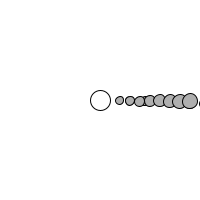
Frame 1 (no input)
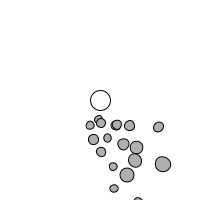
Frame 60 (the mouse pressed at the canvas centre just before this capture)
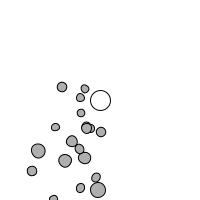
Frame 120 (the mouse held since frame 60 and released just before this capture)

The Processing sketch that drew these frames (run headless with seeded random() and noise(); from frame 60 on, the mouse is pressed at the canvas centre):

// Processing sketch: exercise_14_10
// ── exercise_14_10.pde
// An array of 8 planet objects
Planet[] planets = new Planet[8];

void setup() {
  size(200, 200);

  for (int i = 0; i < planets.length; i++) {
    random(4);
    planets[i] = new Planet(20 + i*10, i + 8, randomAmountOfMoons());
  }
}
void draw() {
  background(255);
  // Drawing the Sun
  pushMatrix();
  translate(width/2, height/2);
  stroke(0);
  fill(255);
  ellipse(0, 0, 20, 20);
  // Drawing all Planets
  for (int i = 0; i < planets.length; i++) {
    planets[i].update();
    planets[i].display();
  }
  popMatrix();
}

public Planet [] randomAmountOfMoons() {
  Planet [] moons = new Planet[(int) random(4)];
  for (int i = 0; i < moons.length; i++) {
    moons[i] = new Planet(20 + i*10, i + 8, null);
  }
  
  return moons;
}

// ── planet.pde
class Planet {
  float theta, theta2; // Rotation around sun
  float diameter; // Size of planet
  float distance; // Distance from sun
  float orbitspeed, orbitspeed2; // Orbit speed
  Planet [] moons;
  Planet(float distance_, float diameter_, Planet [] moons_) {
    distance = distance_;
    diameter = diameter_;
    theta = 0;
    theta2 = 0;
    orbitspeed = random(0.01, 0.03);
    orbitspeed2 = random(0.01, 0.03);
    moons = moons_;
  }
  void update() {
    // Increment the angle to rotate
    theta += orbitspeed;
    theta2 += orbitspeed2;
  }
  void display() {
    pushMatrix();
    // Rotate orbit
    rotate(theta);
    // Translate out distance
    translate(distance, 0);
    stroke(0);
    fill(175);
    ellipse(0, 0, diameter, diameter);

    for (int i = 0; i < moons.length; i++) {
      rotate(theta2);
      pushMatrix();
      ellipse(distance/2, 0, moons[i].diameter, moons[i].diameter);
      popMatrix();
    }
    popMatrix();
  }

}
